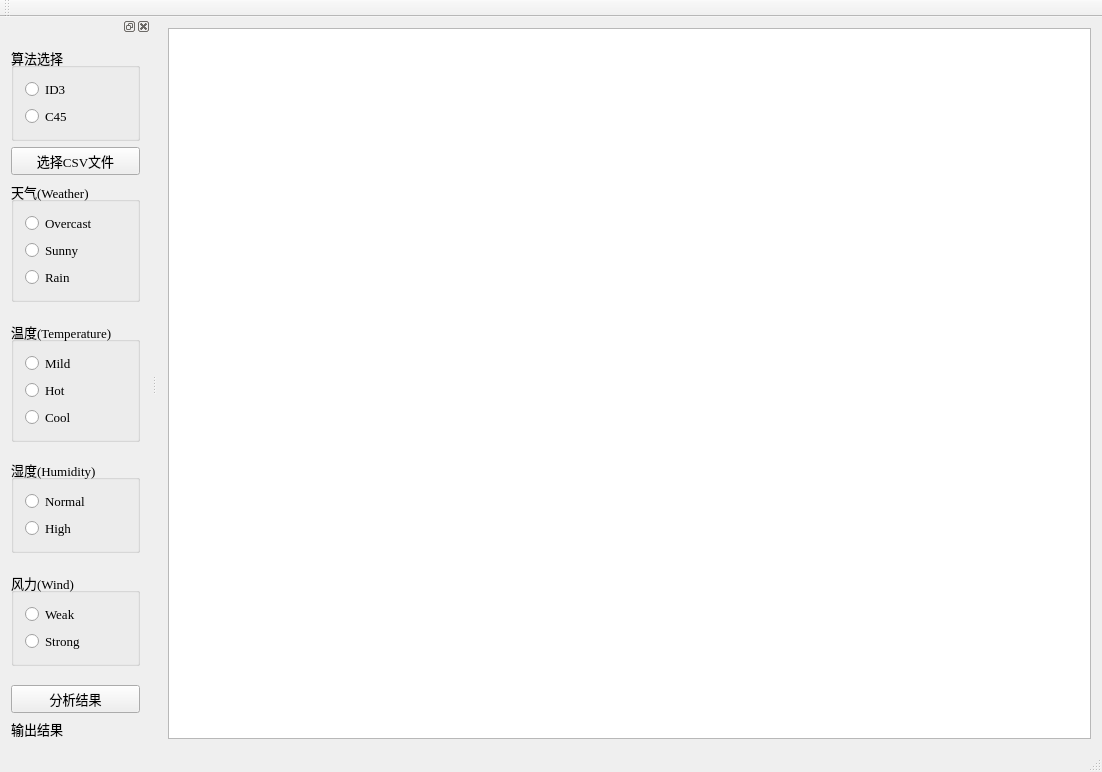
<?xml version="1.0" encoding="UTF-8"?>
<ui version="4.0">
 <class>Question_3Class</class>
 <widget class="QMainWindow" name="Question_3Class">
  <property name="geometry">
   <rect>
    <x>0</x>
    <y>0</y>
    <width>1102</width>
    <height>772</height>
   </rect>
  </property>
  <property name="windowTitle">
   <string>Question_3</string>
  </property>
  <property name="styleSheet">
   <string notr="true">font: 10pt &quot;Times New Roman&quot;;</string>
  </property>
  <widget class="QWidget" name="centralWidget">
   <layout class="QGridLayout" name="gridLayout">
    <item row="0" column="0">
     <widget class="QGraphicsView" name="graphicsView"/>
    </item>
   </layout>
  </widget>
  <widget class="QMenuBar" name="menuBar">
   <property name="geometry">
    <rect>
     <x>0</x>
     <y>0</y>
     <width>1102</width>
     <height>20</height>
    </rect>
   </property>
  </widget>
  <widget class="QToolBar" name="mainToolBar">
   <attribute name="toolBarArea">
    <enum>TopToolBarArea</enum>
   </attribute>
   <attribute name="toolBarBreak">
    <bool>false</bool>
   </attribute>
  </widget>
  <widget class="QStatusBar" name="statusBar"/>
  <widget class="QDockWidget" name="dockWidget_3">
   <attribute name="dockWidgetArea">
    <number>1</number>
   </attribute>
   <widget class="QWidget" name="dockWidgetContents_3">
    <layout class="QGridLayout" name="gridLayout_2">
     <item row="8" column="0">
      <widget class="QGroupBox" name="groupBox_4">
       <property name="font">
        <font>
         <family>Times New Roman</family>
         <pointsize>10</pointsize>
         <weight>50</weight>
         <italic>false</italic>
         <bold>false</bold>
        </font>
       </property>
       <property name="title">
        <string>风力(Wind)</string>
       </property>
       <layout class="QVBoxLayout" name="verticalLayout_4">
        <item>
         <widget class="QRadioButton" name="radioButton_8">
          <property name="text">
           <string>Weak</string>
          </property>
         </widget>
        </item>
        <item>
         <widget class="QRadioButton" name="radioButton_9">
          <property name="text">
           <string>Strong</string>
          </property>
         </widget>
        </item>
       </layout>
      </widget>
     </item>
     <item row="10" column="0">
      <widget class="QPushButton" name="analyzeButton">
       <property name="font">
        <font>
         <family>Times New Roman</family>
         <pointsize>10</pointsize>
         <weight>50</weight>
         <italic>false</italic>
         <bold>false</bold>
        </font>
       </property>
       <property name="text">
        <string>分析结果</string>
       </property>
      </widget>
     </item>
     <item row="7" column="0">
      <spacer name="verticalSpacer_6">
       <property name="orientation">
        <enum>Qt::Vertical</enum>
       </property>
       <property name="sizeHint" stdset="0">
        <size>
         <width>20</width>
         <height>36</height>
        </size>
       </property>
      </spacer>
     </item>
     <item row="1" column="0">
      <widget class="QPushButton" name="loadCsvButton">
       <property name="font">
        <font>
         <family>Times New Roman</family>
         <pointsize>10</pointsize>
         <weight>50</weight>
         <italic>false</italic>
         <bold>false</bold>
        </font>
       </property>
       <property name="text">
        <string>选择CSV文件</string>
       </property>
      </widget>
     </item>
     <item row="6" column="0">
      <widget class="QGroupBox" name="groupBox_3">
       <property name="font">
        <font>
         <family>Times New Roman</family>
         <pointsize>10</pointsize>
         <weight>50</weight>
         <italic>false</italic>
         <bold>false</bold>
        </font>
       </property>
       <property name="title">
        <string>湿度(Humidity)</string>
       </property>
       <layout class="QVBoxLayout" name="verticalLayout_9">
        <item>
         <widget class="QRadioButton" name="radioButton_6">
          <property name="text">
           <string>Normal</string>
          </property>
         </widget>
        </item>
        <item>
         <widget class="QRadioButton" name="radioButton_7">
          <property name="text">
           <string>High</string>
          </property>
         </widget>
        </item>
       </layout>
      </widget>
     </item>
     <item row="3" column="0">
      <spacer name="verticalSpacer_5">
       <property name="orientation">
        <enum>Qt::Vertical</enum>
       </property>
       <property name="sizeHint" stdset="0">
        <size>
         <width>20</width>
         <height>36</height>
        </size>
       </property>
      </spacer>
     </item>
     <item row="2" column="0">
      <widget class="QGroupBox" name="groupBox_1">
       <property name="font">
        <font>
         <family>Times New Roman</family>
         <pointsize>10</pointsize>
         <weight>50</weight>
         <italic>false</italic>
         <bold>false</bold>
        </font>
       </property>
       <property name="title">
        <string>天气(Weather)</string>
       </property>
       <layout class="QVBoxLayout" name="verticalLayout_10">
        <item>
         <widget class="QRadioButton" name="radioButton_0">
          <property name="tabletTracking">
           <bool>false</bool>
          </property>
          <property name="text">
           <string>Overcast</string>
          </property>
         </widget>
        </item>
        <item>
         <widget class="QRadioButton" name="radioButton_1">
          <property name="text">
           <string>Sunny</string>
          </property>
         </widget>
        </item>
        <item>
         <widget class="QRadioButton" name="radioButton_2">
          <property name="text">
           <string>Rain</string>
          </property>
         </widget>
        </item>
       </layout>
      </widget>
     </item>
     <item row="11" column="0">
      <widget class="QLabel" name="resultLabel">
       <property name="font">
        <font>
         <family>Times New Roman</family>
         <pointsize>10</pointsize>
         <weight>50</weight>
         <italic>false</italic>
         <bold>false</bold>
        </font>
       </property>
       <property name="text">
        <string>输出结果</string>
       </property>
      </widget>
     </item>
     <item row="5" column="0">
      <spacer name="verticalSpacer_7">
       <property name="orientation">
        <enum>Qt::Vertical</enum>
       </property>
       <property name="sizeHint" stdset="0">
        <size>
         <width>20</width>
         <height>35</height>
        </size>
       </property>
      </spacer>
     </item>
     <item row="9" column="0">
      <spacer name="verticalSpacer_8">
       <property name="orientation">
        <enum>Qt::Vertical</enum>
       </property>
       <property name="sizeHint" stdset="0">
        <size>
         <width>20</width>
         <height>36</height>
        </size>
       </property>
      </spacer>
     </item>
     <item row="4" column="0">
      <widget class="QGroupBox" name="groupBox_2">
       <property name="font">
        <font>
         <family>Times New Roman</family>
         <pointsize>10</pointsize>
         <weight>50</weight>
         <italic>false</italic>
         <bold>false</bold>
        </font>
       </property>
       <property name="title">
        <string>温度(Temperature)</string>
       </property>
       <layout class="QVBoxLayout" name="verticalLayout_3">
        <item>
         <widget class="QRadioButton" name="radioButton_3">
          <property name="text">
           <string>Mild</string>
          </property>
         </widget>
        </item>
        <item>
         <widget class="QRadioButton" name="radioButton_4">
          <property name="text">
           <string>Hot</string>
          </property>
         </widget>
        </item>
        <item>
         <widget class="QRadioButton" name="radioButton_5">
          <property name="text">
           <string>Cool</string>
          </property>
         </widget>
        </item>
       </layout>
      </widget>
     </item>
     <item row="0" column="0">
      <widget class="QGroupBox" name="groupBox_5">
       <property name="font">
        <font>
         <family>Times New Roman</family>
         <pointsize>10</pointsize>
         <weight>50</weight>
         <italic>false</italic>
         <bold>false</bold>
        </font>
       </property>
       <property name="title">
        <string>算法选择</string>
       </property>
       <layout class="QVBoxLayout" name="verticalLayout_11">
        <item>
         <widget class="QRadioButton" name="radioButton_10">
          <property name="tabletTracking">
           <bool>false</bool>
          </property>
          <property name="text">
           <string>ID3</string>
          </property>
         </widget>
        </item>
        <item>
         <widget class="QRadioButton" name="radioButton_11">
          <property name="text">
           <string>C45</string>
          </property>
         </widget>
        </item>
       </layout>
      </widget>
     </item>
    </layout>
   </widget>
  </widget>
 </widget>
 <layoutdefault spacing="6" margin="11"/>
 <resources>
  <include location="Question_3.qrc"/>
 </resources>
 <connections/>
</ui>
